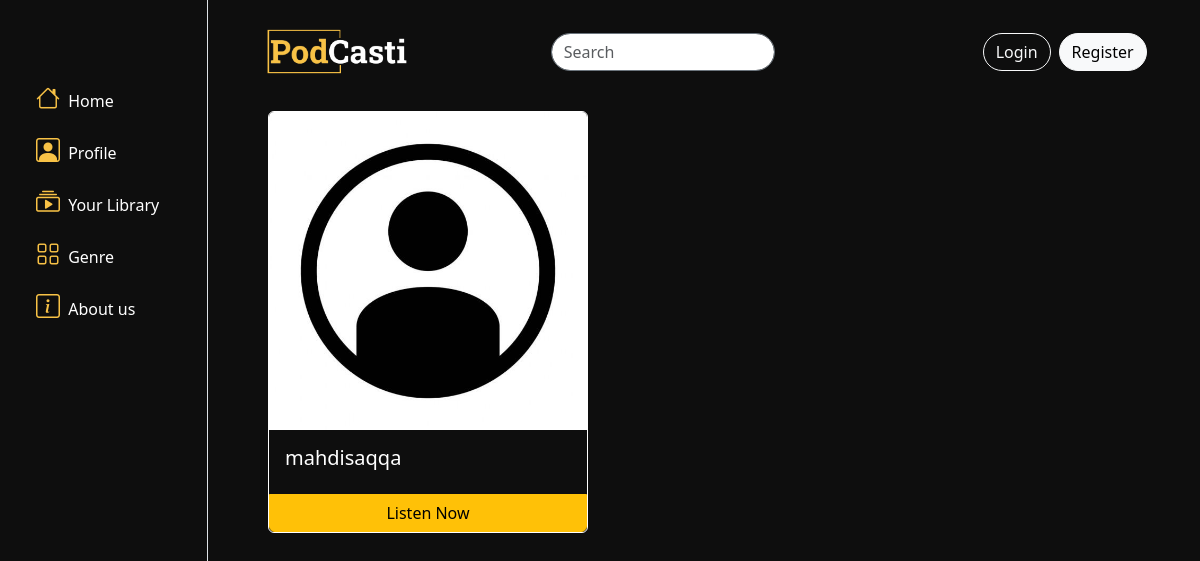
/, run on an earlier commit of the app's database.
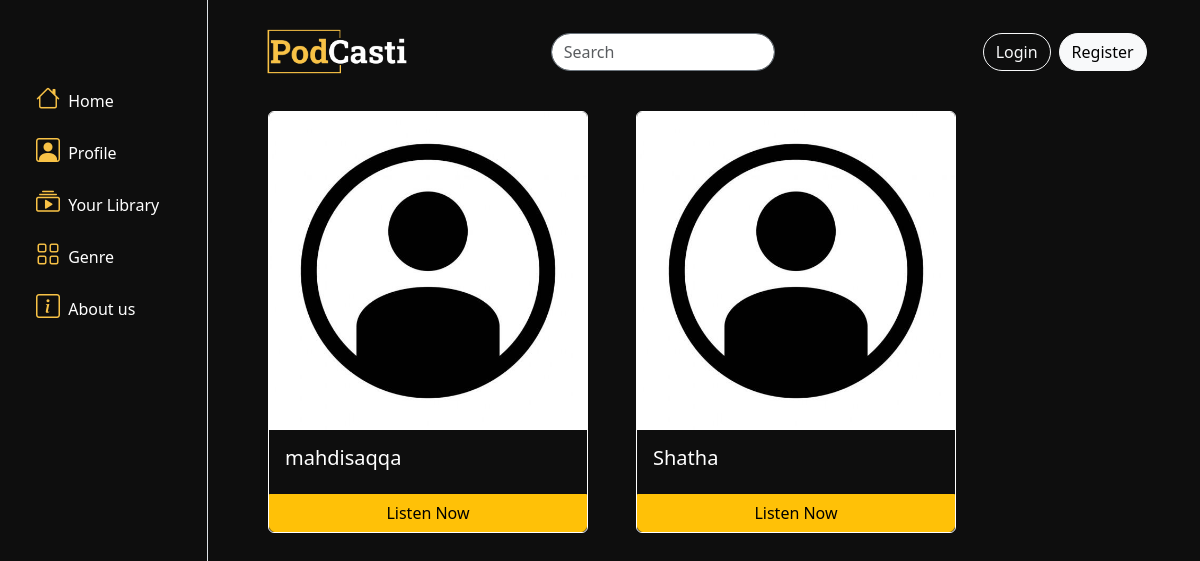
And on a later commit of the database.
### myapp/models.py (models this page shows)
class User(models.Model):
    first_name = models.CharField(max_length=255)
    last_name = models.CharField(max_length=255)
    user_name = models.CharField(max_length=255)
    email = models.EmailField(max_length=255)
    password = models.CharField(max_length=255)
    dob = models.DateField()
    created_at = models.DateTimeField(auto_now_add=True)
    updated_at = models.DateTimeField(auto_now=True)
    following = models.ManyToManyField(
        'self', related_name='followed_by', symmetrical=False)
    picture = models.ImageField(upload_to='profiles_picture/', null=True)
    bio=models.TextField(null=True)
    objects = UserManager()

### myapp/views.py (the view)
# urls.py: path('', views.index),
def index(request):
    if 'user_id' in request.session:
        loged_user = User.objects.get(id=request.session['user_id'])
        profiles=User.objects.all()
        context ={
            'profiles':profiles,
            'loged_user':loged_user,
            'islogged':True,
        }
        return render(request, 'index.html', context)
    else:
        profiles=User.objects.all()
        context ={
            'profiles':profiles,
            'islogged':False,
        }
        return render(request, 'index.html',context)

### myapp/templates/index.html (shortened to what the changed rows need)
<!DOCTYPE html>
<html lang="en">
<head>
    {% load static %}
    <link href="https://cdn.jsdelivr.net/npm/bootstrap-icons@1.7.2/font/bootstrap-icons.css" rel="stylesheet">
    <link href="https://cdn.jsdelivr.net/npm/bootstrap@5.3.0-alpha3/dist/css/bootstrap.min.css" rel="stylesheet">
</head>
<body>
    <div class="container-fluid">
        <div class="d-flex">
            <div class="header w-100">
                <div class="container d-grid gap-3">
                    <div class="col py-3">
                        <div class="container ms-4">
                            <div class="row">
                                {% for profile in profiles %}
                                <div class="card mx-4 m-3 p-0" style="width: 20rem;">
                                    {% if not profile.picture %}
                                    <img src="{% static 'images/def_user.jpeg' %}" class="card-img-top img-fluid same-size" alt="...">
                                    {% else %}
                                    <img src="{{profile.picture.url}}" class="card-img-top img-fluid same-size" alt="...">
                                    {% endif %}
                                    <div class="card-body border-bottom-0">
                                        <h5 class="card-title">{{profile.user_name}}</h5>
                                    </div>
                                    <div class="card-footer p-0 d-grid gap-2 border-0">
                                        <a href="/profile/{{profile.id}}" class="btn btn-warning rounded-bottom rounded-0">Listen Now</a>
                                    </div>
                                </div>
                                {% endfor %}
                            </div>
                        </div>
                    </div>
                </div>
            </div>
        </div>
    </div>
</body>
</html>

What changed in the data, as far as the page shows it:
added User: user_name "Shatha"
